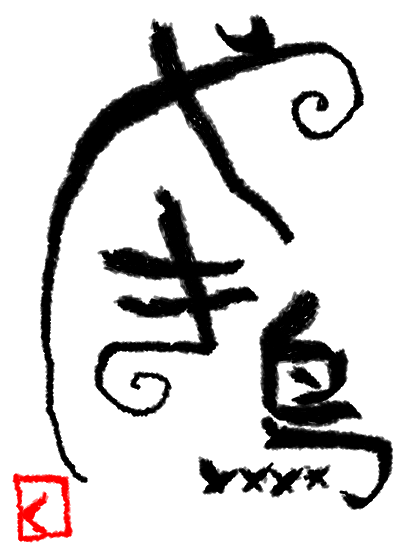
#> input picture test.png, 400 x 550 px
$ jupyter execute --allow-errors opencv.ipynb
#> lines starting #> are read from the running program, lines starting #| are printed output that depends on the picture; after the words box and inside, x2 and y2 are one past the last pixel; in counts of white or black regions, pixels touching at a corner belong together
### mosaic.py
import cv2

def mosaic(img,rect,size):

    #モザイクをかける領域を取得
    (x1,y1,x2,y2) = rect
    w = x2 - x1
    h = y2 - y1
    i_rect = img[y1:y2,x1:x2]

    #一度縮小して拡大する
    i_small = cv2.resize(i_rect, (size,size))
    i_mos = cv2.resize(i_small, (w, h), interpolation=cv2.INTER_AREA)

    #画像処理にモザイク画像を重ねる
    img2 = img.copy()
    img2[y1:y2,x1:x2] = i_mos
    return img2

### detect_zip.py
import cv2
import matplotlib.pyplot as plt

#ハガキ画像から郵便番号領域を抽出する関数
def detect_zipno(fname):
    #画像を読み込む
    img = cv2.imread(fname)
    #画像のサイズを求める
    h,w = img.shape[:2]
    #画像の右上のみ抽出する
    img = img[0:h//2, w//3:]

    #画像を二値化
    gray = cv2.cvtColor(img, cv2.COLOR_BGR2GRAY)
    gray = cv2.GaussianBlur(gray, (3,3), 0)
    im2 = cv2.threshold(gray,140,255,cv2.THRESH_BINARY_INV)[1]

    #輪郭を抽出
    cnts = cv2.findContours(im2, cv2.RETR_LIST, cv2.CHAIN_APPROX_SIMPLE)[0]

    #抽出した輪郭を単純なリストに変換
    result = []
    for pt in cnts:
        x,y,w,h = cv2.boundingRect(pt)
        #大きすぎる小さすぎる領域を除去
        if not(50<w<70): continue
        result.append([x,y,w,h])
    #抽出した輪郭が左側から並ぶようソート
    result = sorted(result, key=lambda x: x[0])
    #抽出した輪郭が近すぎるものを除去
    result2 = []
    lastx = -100
    for x,y,w,h in result:
        if (x - lastx) < 10: continue
        result2.append([x,y,w,h])
        lastx = x

    #緑色の枠を描画
    for x,y,w,h in result2:
        cv2.rectangle(img,(x,y),(x+w,y+h),(0,255,0),3)
    return result2, img

# [8 lines that do not run on import are left out]

### opencv.ipynb
[cell 1]
import cv2

[cell 2]
# 画像をダウンロードする
import urllib.request as req
url = "https://uta.pw/shodou/img/28/214.png"
req.urlretrieve(url, "test.png")
#> (this line was passed over: the network is not available in this run)

# OpenCVで読み込む
img = cv2.imread("test.png")
#> img is the input picture: shape (550, 400, 3); mean B, G, R 209, 209, 211
print(img)
#> (printed output is left out)

[cell 3]
img = cv2.imread("存在しないファイル.png")
print(img)
#| None

[cell 4]
#ダウンロードした画像を表示する
import matplotlib.pyplot as plt
import cv2
img = cv2.imread("test.png")
plt.imshow(cv2.cvtColor(img, cv2.COLOR_BGR2RGB))
plt.show()

[cell 5]
img = cv2.imread("test.png")
plt.axis("off") #axisを消す
plt.imshow(cv2.cvtColor(img, cv2.COLOR_BGR2RGB))
plt.show()

[cell 6]
#画像を保存する
import cv2
img = cv2.imread("test.png")
cv2.imwrite("out.png", img)
#> Out = True

[cell 7]
import matplotlib.pyplot as plt

# 画像を読み込み
img = cv2.imread("test.png")

# 画像をリサイズ
im2 = cv2.resize(img, (600, 300))

# リサイズした画像を保存
cv2.imwrite("out-resize.png", im2)

# 画像をリサイズして表示
plt.imshow(cv2.cvtColor(im2, cv2.COLOR_BGR2RGB))
plt.show()

[cell 8]
#画像を読み込み
img = cv2.imread("test.png")

# 画像の一部を切り取る
im2 = img[150:450, 150:450]
#> im2: shape (300, 250, 3)

# 切り取った画像をリサイズ
im2 = cv2.resize(im2, (400, 400))
#> im2: shape (400, 400, 3)

# 切り取った画像を保存
cv2.imwrite("cut-test.png", im2)

# 切り取った画像を表示
plt.imshow(cv2.cvtColor(im2, cv2.COLOR_BGR2RGB))
plt.show()

[cell 9]
import matplotlib.pyplot as plt
import cv2

# カスケードファイルを指定して検出器を作成
cascade_file = "haarcascade_frontalface_alt.xml"
cascade = cv2.CascadeClassifier(cascade_file)

# 画像を読み込んでグレイスケールに変換する
img = cv2.imread("girl.jpg")
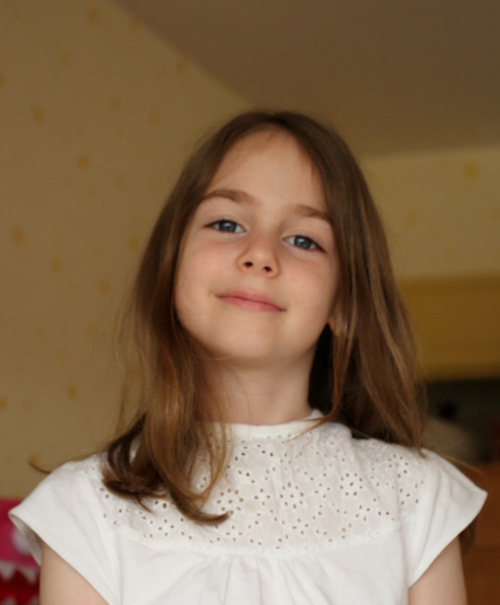
#> input picture girl.jpg, 1000 x 1209 px (shown at 1/2 size)
#> img is the input picture: shape (1209, 1000, 3); mean B, G, R 79.7, 106.6, 132.2
img_gray = cv2.cvtColor(img, cv2.COLOR_BGR2GRAY)
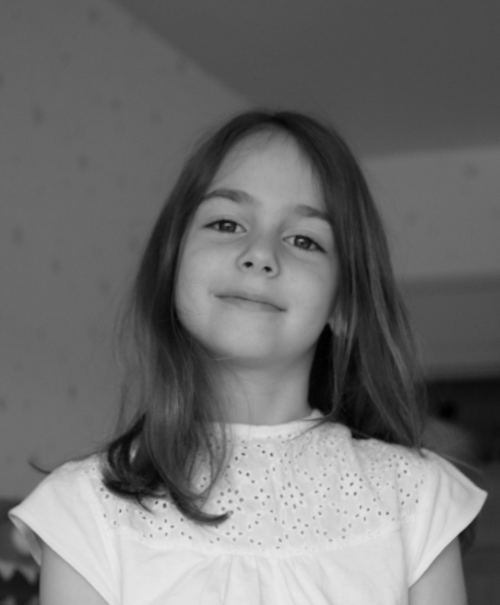
#> img_gray: shape (1209, 1000) (shown at 1/2 size); min 0, max 234, mean 111.2

# 顔認識を実行
face_list = cascade.detectMultiScale(img_gray, minSize=(150, 150))
#> face_list = [[319, 308, 405, 405]]

# 結果を確認
if len(face_list) == 0:
    print("失敗")
    quit()

# 認識した部分に印をつける
for (x, y, w, h) in face_list:
    print("顔の座標 =", x, y, w, h)
    red = (0, 0, 255)
    cv2.rectangle(img, (x, y), (x + w, y + h), red, thickness=20)
#> this loop made 1 pass
#> (x, y, w, h, red) on pass 1: (319, 308, 405, 405, (0, 0, 255))
#| 顔の座標 = 319 308 405 405
#> img: shape (1209, 1000, 3); 2.8% of pixels changed, all inside (x1, y1, x2, y2) = (309, 298, 735, 724)

# 画像を出力
cv2.imwrite("face-detect.png", img)
plt.imshow(cv2.cvtColor(img, cv2.COLOR_BGR2RGB))
plt.show()

[cell 10]
import cv2

def mosaic(img,rect,size):

    #モザイクをかける領域を取得
    (x1,y1,x2,y2) = rect
    w = x2 - x1
    h = y2 - y1
    i_rect = img[y1:y2,x1:x2]

    #一度縮小して拡大する
    i_small = cv2.resize(i_rect, (size,size))
    i_mos = cv2.resize(i_small, (w, h), interpolation=cv2.INTER_AREA)

    #画像処理にモザイク画像を重ねる
    img2 = img.copy()
    img2[y1:y2,x1:x2] = i_mos
    return img2

[cell 11]
import matplotlib.pyplot as plt
import cv2
from mosaic import mosaic as mosaic

#画像を読み込んでモザイクをかける
img = cv2.imread("cat.jpg")
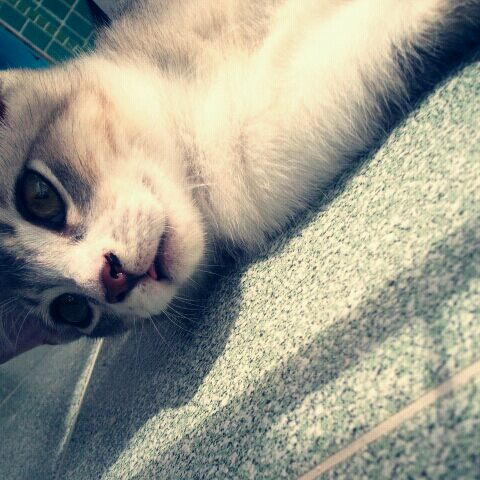
#> input picture cat.jpg, 480 x 480 px
#> img is the input picture: shape (480, 480, 3); mean B, G, R 140.2, 154, 154
mos = mosaic(img, (50, 50, 450, 450), 10)

#モザイクをかけた画像を出力
cv2.imwrite("cat-mosaic.png", mos)
plt.imshow(cv2.cvtColor(mos, cv2.COLOR_BGR2RGB))
plt.show()

[cell 12]
import matplotlib.pyplot as plt
import cv2
from mosaic import mosaic as mosaic

#カスケードファイルを指定して検出器を作成
cascade_file = "haarcascade_frontalface_alt.xml"
cascade = cv2.CascadeClassifier(cascade_file)

#画像を読み込んでグレイスケールに変換する
img = cv2.imread("family.jpg")
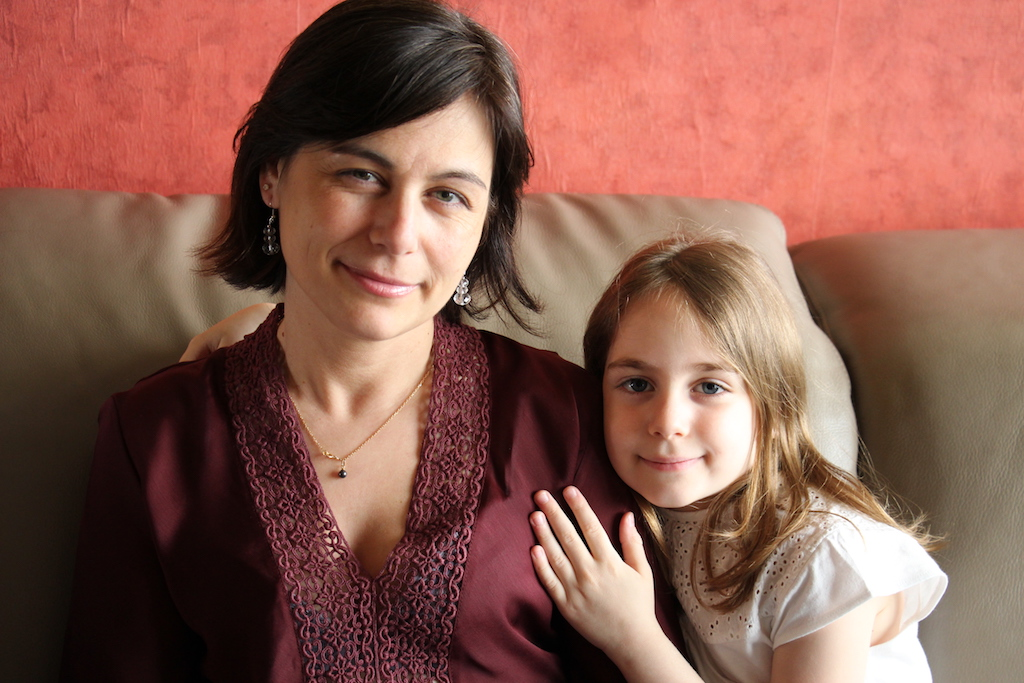
#> input picture family.jpg, 1024 x 683 px
#> img is the input picture: shape (683, 1024, 3); mean B, G, R 81.1, 93.8, 140
img_gray = cv2.cvtColor(img, cv2.COLOR_BGR2GRAY)
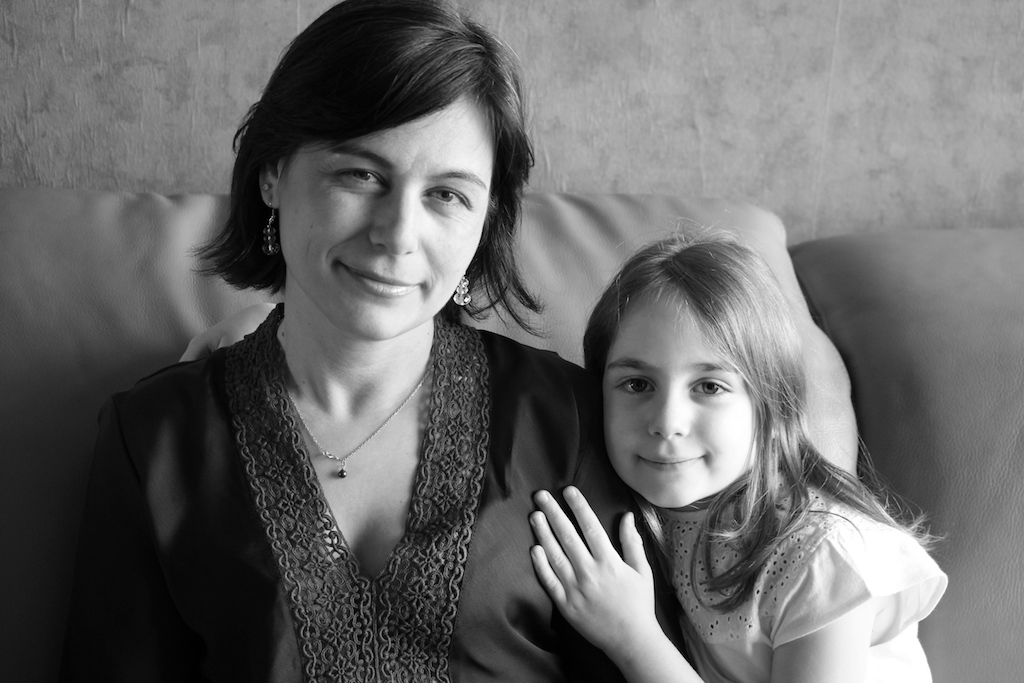
#> img_gray: shape (683, 1024); min 0, max 255, mean 106.2

#顔認識を実行
face_list = cascade.detectMultiScale(img_gray, minSize=(150, 150))
#> face_list = [[579, 312, 191, 191], [290, 98, 227, 227]]
if len(face_list) == 0: quit()

#認識した部分にモザイクをかける
for (x,y,w,h) in face_list:
    img = mosaic(img, (x,y,x+w,y+h), 10)
#> this loop made 2 passes
#> (x, y) on passes 1 to 2: (579, 312), (290, 98)
#> pass 1, in mosaic (call 2), `i_mos = cv2.resize(i_small, (w, h), interpolation=cv2.INTER_AREA)`:
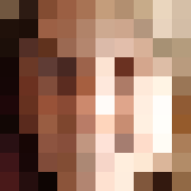
#> i_mos: shape (191, 191, 3); mean of channels 0, 1, 2 102.8, 121.6, 158.1; drawn as B, G, R
#> after the loop:
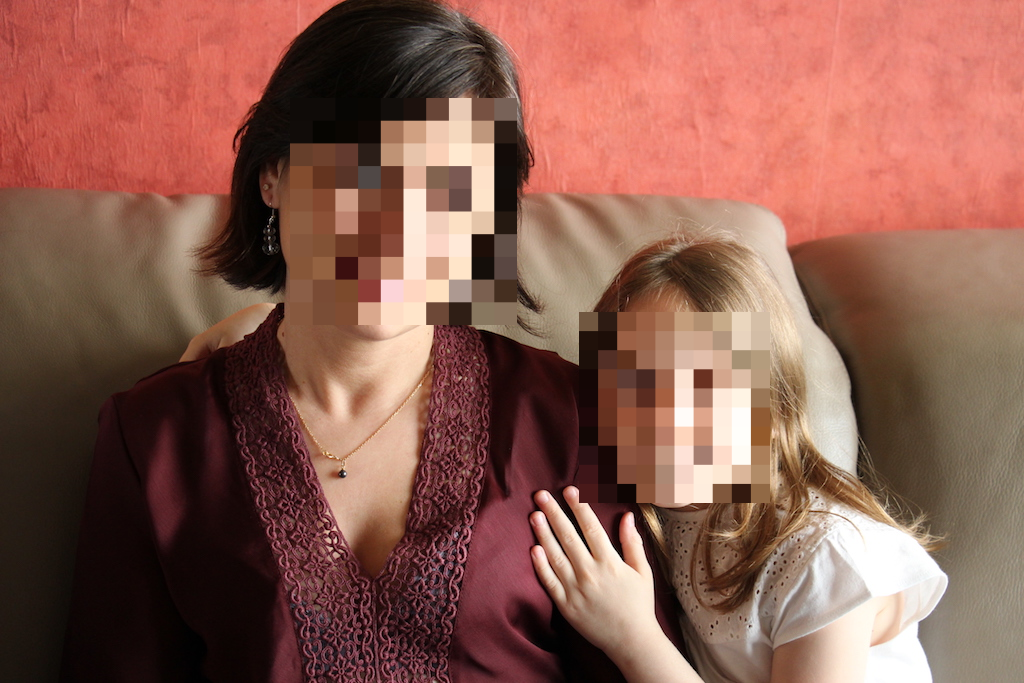
#> img: shape (683, 1024, 3); mean B, G, R 81, 93.8, 139.9

#画像を出力
cv2.imwrite("family-mosaic.png", img)
plt.imshow(cv2.cvtColor(img, cv2.COLOR_BGR2RGB))
plt.show()

[cell 13]
import matplotlib.pyplot as plt
import cv2
from scipy import ndimage

#検出器と画像の読み込み
cascade_file = "haarcascade_frontalface_alt.xml"
cascade = cv2.CascadeClassifier(cascade_file)
img = cv2.imread("girl.jpg")

#顔検出を実行し、印をつける
def face_detect(img):
    img_gray = cv2.cvtColor(img, cv2.COLOR_BGR2GRAY)
    face_list = cascade.detectMultiScale(img_gray, minSize=(300, 300))

    #認識した部分に印をつける
    for(x,y,w,h) in face_list:
        print("顔の座標 = ",x,y,w,h)
        red = (0,0,255)
        cv2.rectangle(img, (x,y), (x+w, y+h),red,thickness=30)

#角度ごとに検証する
for i in range(0,9):
    ang = i*10
    print("---"+str(ang)+"---")
    img_r = ndimage.rotate(img,ang)
    face_detect(img_r)
    plt.subplot(3,3,i+1)
    plt.axis("off")
    plt.title("angle=" +str(ang))
    plt.imshow(cv2.cvtColor(img_r, cv2.COLOR_BGR2RGB))
#> this loop made 9 passes
#> face_list in face_detect on passes 1 to 4: [[319, 308, 405, 405]], [[394, 385, 409, 409]], [[451, 444, 408, 408]], [[494, 483, 409, 409]]
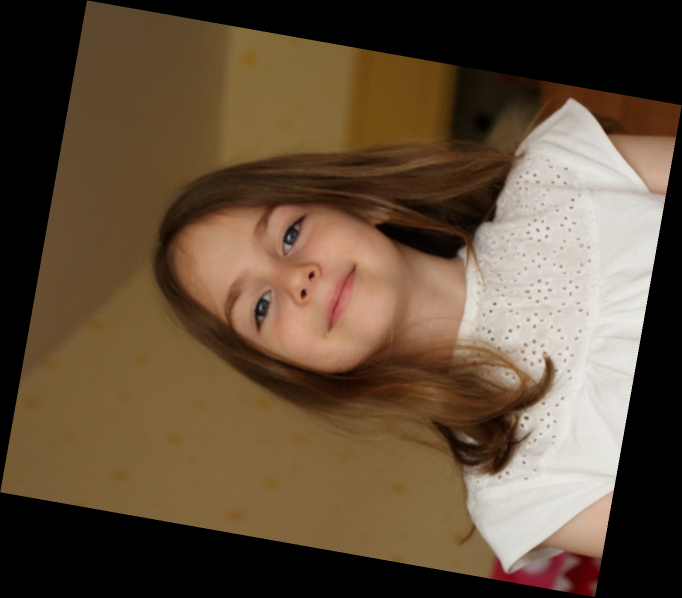
#> img_r: shape (1195, 1364, 3) (shown at 1/2 size); mean B, G, R 59, 79, 97.9

plt.show()

##ここから手書き文字認識

[cell 14]
##ここから
from sklearn import datasets
digits = datasets.load_digits()

[cell 15]
import matplotlib.pyplot as plt

#手書きデータをよみこむ
from sklearn import datasets
digits = datasets.load_digits()

#15個連続で表示する
for i in range(15):
    plt.subplot(3,5,i+1)
    plt.axis("off")
    plt.title(str(digits.target[i]))
    plt.imshow(digits.images[i], cmap="gray")
plt.show()

[cell 16]
d0 = digits.images[0]
plt.imshow(d0, cmap="gray")
plt.show()
print(d0)

[cell 17]
from sklearn.model_selection import train_test_split
from sklearn import datasets, svm, metrics
from sklearn.metrics import accuracy_score

#データを読み込む
digits = datasets.load_digits()
x = digits.images
y = digits.target
x = x.reshape((-1, 64)) #二次元配列を一次元配列に変換

#データを学習用とテスト用に分割する
x_train,x_test,y_train,y_test = \
    train_test_split(x,y,test_size=0.2)

#データを学習
clf = svm.LinearSVC()
clf.fit(x_train,y_train)

#予測して精度を確認する
y_pred = clf.predict(x_test)
print(accuracy_score(y_test,y_pred))

[cell 18]
#学習済みデータを保存する
import pickle
with open("digits.pkl","wb") as fp:
    pickle.dump(clf,fp)

[cell 19]
#学習済みデータを読み込む
import pickle
with open("digits.pkl","rb") as fp:
    clf = pickle.load(fp)

[cell 20]
import cv2
import pickle

def predict_digit(filename):
    #学習済みデータを読み込む
#> called with filename = 'my2.png'
    with open("digits.pkl","rb") as fp:
        clf = pickle.load(fp)
    #自分で用意した手書きの画像ファイルを読み込む
    my_img = cv2.imread(filename)
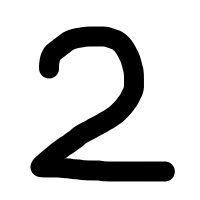
#> input picture my2.png, 200 x 200 px
#> my_img is the input picture: shape (200, 200, 3); min 0, max 255, mean 204.4
    #画像データを学習済みデータに合わせる
    my_img = cv2.cvtColor(my_img, cv2.COLOR_BGR2GRAY)
#> my_img: shape (200, 200)
    my_img = cv2.resize(my_img, (8,8))
    my_img = 15 - my_img // 16 #白黒反転
    #二次元を一次元に変換
    my_img = my_img.reshape((-1,64))
    #データを予測する
    res = clf.predict(my_img)
#> res = [2]
    return res[0]

#画像ファイルを指定して実行する
n = predict_digit("my2.png")
#> n = 2
print("my2.png = " + str(n))
#| my2.png = 2
n = predict_digit("my4.png")
#> call 2 of predict_digit, with filename = 'my4.png'
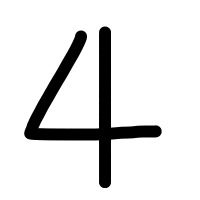
#> input picture my4.png, 200 x 200 px
#> in predict_digit, my_img is the input picture: shape (200, 200, 3); min 0, max 255, mean 225.2
#> in predict_digit (call 2), `res = clf.predict(my_img)`: res = [4]
#> n = 4
print("my4.png = " + str(n))
#| my4.png = 4
#> (the rest of this cell did not finish here and is left out)

print("my9.png = " + str(n))

#ここからハガキ

[cell 21]
import cv2
import matplotlib.pyplot as plt

#画像を読み込んリサイズする
img = cv2.imread("flower.jpg")
#> (the rest of this cell did not finish here and is left out)

[cell 22]
import cv2
import matplotlib.pyplot as plt

#ハガキ画像から郵便番号領域を抽出する関数
def detect_zipno(fname):
    #画像を読み込む
    img = cv2.imread(fname)
    #画像のサイズを求める
    h,w = img.shape[:2]
    #画像の右上のみ抽出する
    img = img[0:h//2, w//3:]

    #画像を二値化
    gray = cv2.cvtColor(img, cv2.COLOR_BGR2GRAY)
    gray = cv2.GaussianBlur(gray, (3,3), 0)
    im2 = cv2.threshold(gray,140,255,cv2.THRESH_BINARY_INV)[1]

    #輪郭を抽出
    cnts = cv2.findContours(im2, cv2.RETR_LIST, cv2.CHAIN_APPROX_SIMPLE)[0]

    #抽出した輪郭を単純なリストに変換
    result = []
    for pt in cnts:
        x,y,w,h = cv2.boundingRect(pt)
        #大きすぎる小さすぎる領域を除去
        if not(50<w<70): continue
        result.append([x,y,w,h])
    #抽出した輪郭が左側から並ぶようソート
    result = sorted(result, key=lambda x: x[0])
    #抽出した輪郭が近すぎるものを除去
    result2 = []
    lastx = -100
    for x,y,w,h in result:
        if (x - lastx) < 10: continue
        result2.append([x,y,w,h])
        lastx = x

    #緑色の枠を描画
    for x,y,w,h in result2:
        cv2.rectangle(img,(x,y),(x+w,y+h),(0,255,0),3)
    return result2, img

#> (the rest of this cell did not finish here and is left out)

[cell 23]
from detect_zip import *
import matplotlib.pyplot as plt
import pickle

#学習済み手書き数字のデータを読み込む
with open("digits.pkl", "rb") as fp:
    clf = pickle.load(fp)

#画像から領域を読み込む
#> (the rest of this cell did not finish here and is left out)
